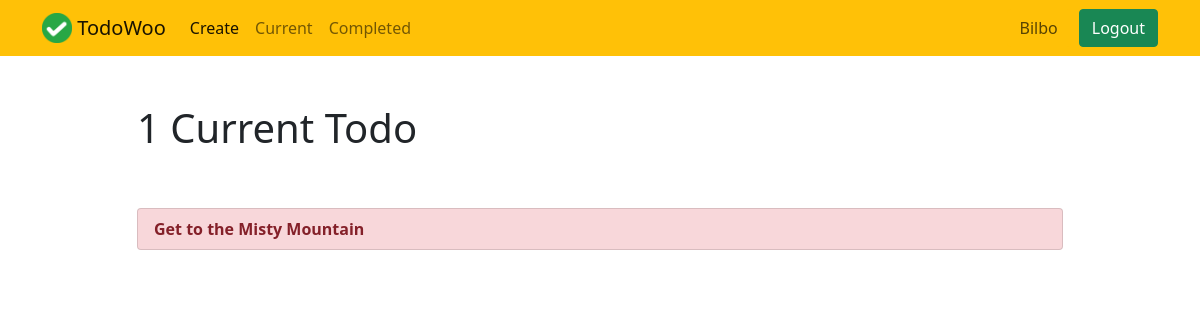
Page /current/ (signed in) on the earlier database version.
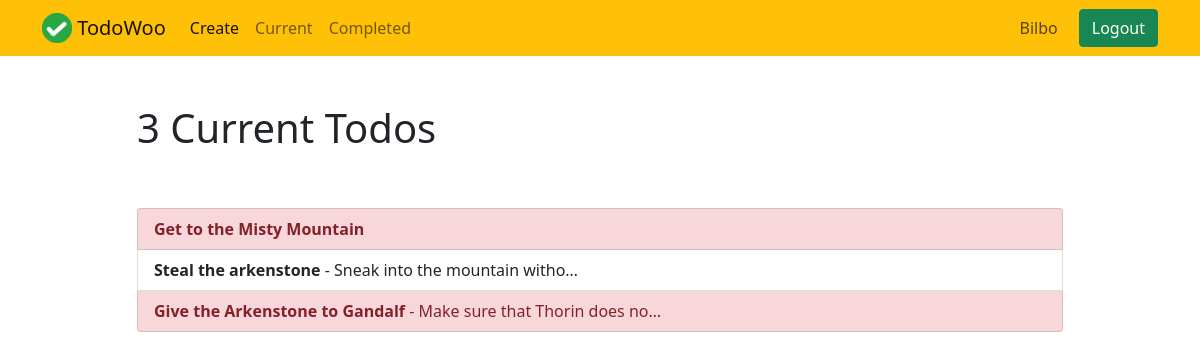
Same page on the later database version.
### todo/models.py (models this page shows, shortened)
class Todo(models.Model):
	title = models.CharField(max_length=100)
	memo = models.TextField(blank=True)
	created = models.DateTimeField(auto_now_add=True)
	datecompleted = models.DateTimeField(null=True, blank=True)
	important = models.BooleanField(default=False)
	user = models.ForeignKey(User, on_delete=models.CASCADE)

### todo/views.py (the view)
# urls.py: path('current/', views.currenttodos, name='currenttodos'),
@login_required
def currenttodos(request):
	todos = Todo.objects.filter(user=request.user, datecompleted__isnull=True)
	return render(request, 'todo/currenttodos.html', {'todos': todos})

### todo/templates/todo/currenttodos.html
{% extends 'todo/base.html' %}
{% block content %}
<div class="row justify-content-center mt-5">
	<div class="col-md-10">
		{% if todos %}
		<h1>{{ todos.count }} Current Todo{{ todos.count|pluralize }}</h1>
        {% else %}
        <h1>Current Todos</h1>
        {% endif %}
    </div>
</div>
<div class="row justify-content-center mt-5">
	<div class="col-md-10">
		{% if todos %}
    	<ul class="list-group">
    		{% for todo in todos %}
			<a href="{% url 'viewtodo' todo.id %}" class="list-group-item list-group-item-action{% if todo.important %} list-group-item-danger{% endif %}"><b>{{ todo.title }}</b>{% if todo.memo %} - {{ todo.memo|truncatechars:30 }}{% endif %}</a>
    		{% endfor %}
    	</ul>
    	{% else %}
    	<div class="text-center">
    		<h2>Looks like you don't have any todos! Nice work.</h2>
            <br>
            <a role="button" class="btn btn-primary" href="{% url 'createtodo' %}">New Todo</a>
        </div>
        {% endif%}
    </div>
</div>
{% endblock %}

### todo/templates/todo/base.html (shortened to what this page needs)
{% load static %}
<!doctype html>
<html lang="en">
  <head>
    <link href="https://cdn.jsdelivr.net/npm/bootstrap@5.1.3/dist/css/bootstrap.min.css" rel="stylesheet">
  </head>
  <body>
  	<nav class="navbar navbar-expand-lg navbar-light bg-warning mb-5">
	  <div class="container">
	    <a class="navbar-brand" href="{% url 'home' %}">
	    	<img src="{% static 'todo/logo.png' %}" width="30" height="30" class="d-inline-block align-top">
	    	<span>TodoWoo</span>
	    </a>
	    {% if user.is_authenticated %}
	    <div class="collapse navbar-collapse" id="navbarSupportedContent">
	      <ul class="navbar-nav me-auto mb-2 mb-lg-0">
	        <li class="nav-item {{ create }}">
	          <a class="nav-link active" aria-current="page" href="{% url 'createtodo' %}">Create</a>
	        </li>
	        <li class="nav-item {{ current }}">
	          <a class="nav-link" href="{% url 'currenttodos' %}">Current</a>
	        </li>
	        <li class="nav-item {{ completed }}">
	          <a class="nav-link" href="{% url 'completedtodos' %}">Completed</a>
	        </li>
	      </ul>
	      <ul class="navbar-nav ml-auto">
	      	<li class="nav-item">
				<button class="btn btn-warning me-2" type="button" disabled>{{ user.username|title }}</button>
	      	</li>
	      	<li class="nav-item">
	      		<form class="d-flex" action="{% url 'logoutuser' %}" method="POST">
	        		<button class="btn btn-success" type="submit">Logout</button>
	      		</form>
	      	</li>
	      </ul>
	      {% endif%}
	    </div>
	  </div>
	</nav>
	<div class="container mt-5">
	{% block content %}{% endblock %}
	</div>
  </body>
</html>

Differences in the rows shown:
added Todo: title "Steal the arkenstone", memo "Sneak into the mountain witho…", important False (drawn)
added Todo: title "Give the Arkenstone to Gandalf", memo "Make sure that Thorin does no…", important True (drawn)
Other differences:
{{ todos.count }}: "1" → "3"
